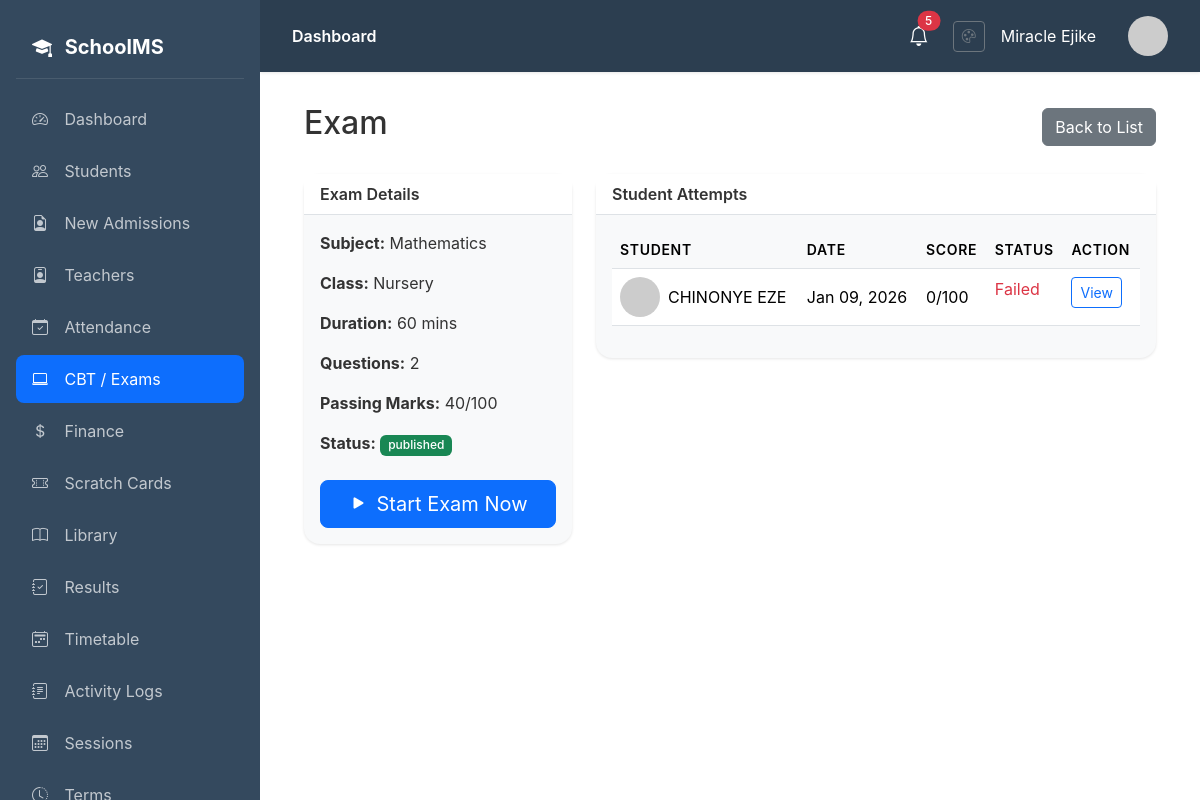
/cbt/exams/2/ (signed in), run on the app's committed database.
### cbt/models.py (models this page shows, shortened)
class Exam(models.Model):
    STATUS_CHOICES = [
        ('draft', 'Draft'),
        ('published', 'Published'),
        ('closed', 'Closed'),
    ]
    title = models.CharField(max_length=200)
    subject = models.ForeignKey(Subject, on_delete=models.CASCADE)
    class_level = models.ForeignKey(ClassLevel, on_delete=models.CASCADE)
    questions = models.ManyToManyField(QuestionBank, related_name='exams')
    duration_minutes = models.IntegerField(default=60)
    total_marks = models.IntegerField(default=100)
    passing_marks = models.IntegerField(default=40)
    instructions = models.TextField(blank=True)
    status = models.CharField(max_length=20, choices=STATUS_CHOICES, default='draft')
    start_datetime = models.DateTimeField(null=True, blank=True)
    end_datetime = models.DateTimeField(null=True, blank=True)
    shuffle_questions = models.BooleanField(default=True)
    show_result = models.BooleanField(default=True)
    created_by = models.ForeignKey(Teacher, on_delete=models.SET_NULL, null=True)
    created_at = models.DateTimeField(auto_now_add=True)

class ExamAttempt(models.Model):
    exam = models.ForeignKey(Exam, on_delete=models.CASCADE, related_name='attempts')
    student = models.ForeignKey(Student, on_delete=models.CASCADE)
    started_at = models.DateTimeField(auto_now_add=True)
    completed_at = models.DateTimeField(null=True, blank=True)
    score = models.IntegerField(default=0)
    total_questions = models.IntegerField(default=0)
    correct_answers = models.IntegerField(default=0)
    is_completed = models.BooleanField(default=False)
    class Meta:
        unique_together = ['exam', 'student']

### core/models.py (models this page shows, shortened)
class Subject(models.Model):
    name = models.CharField(max_length=100)
    code = models.CharField(max_length=10, unique=True)
    class_levels = models.ManyToManyField(ClassLevel, related_name='subjects')
    description = models.TextField(blank=True)
    icon = models.CharField(max_length=50, blank=True, help_text="Bootstrap icon class")

class ClassLevel(models.Model):
    name = models.CharField(max_length=50)
    order = models.IntegerField(default=0)
    class Meta:
        ordering = ['order']

### students/models.py (models this page shows, shortened)
class Student(models.Model):
    GENDER_CHOICES = [('M', 'Male'), ('F', 'Female')]
    STATUS_CHOICES = [('active', 'Active'), ('inactive', 'Inactive'), ('graduated', 'Graduated'), ('transferred', 'Transferred')]
    user = models.OneToOneField(User, on_delete=models.CASCADE, null=True, blank=True)
    admission_number = models.CharField(max_length=20, unique=True)
    first_name = models.CharField(max_length=50)
    last_name = models.CharField(max_length=50)
    other_name = models.CharField(max_length=50, blank=True)
    gender = models.CharField(max_length=1, choices=GENDER_CHOICES)
    date_of_birth = models.DateField()
    admission_date = models.DateField()
    current_class = models.ForeignKey(ClassRoom, on_delete=models.SET_NULL, null=True)
    photo = models.ImageField(upload_to='students/', blank=True, null=True)
    address = models.TextField(blank=True)
    phone = models.CharField(max_length=20, blank=True)
    email = models.EmailField(blank=True)
    status = models.CharField(max_length=20, choices=STATUS_CHOICES, default='active')
    created_at = models.DateTimeField(auto_now_add=True)
    updated_at = models.DateTimeField(auto_now=True)
    parent_name = models.CharField(max_length=100, blank=True)
    parent_phone = models.CharField(max_length=20, blank=True)
    parent_email = models.EmailField(blank=True)
    parent_address = models.TextField(blank=True)
    parent_occupation = models.CharField(max_length=100, blank=True)
    parent_user = models.ForeignKey(User, on_delete=models.SET_NULL, null=True, blank=True, related_name='parent_students')
    qr_code = models.ImageField(upload_to='students/qrcodes/', blank=True, null=True)
    @property
    def full_name(self):
        return f"{self.first_name} {self.last_name}"

### cbt/views.py (the view)
# urls.py: path('exams/<int:pk>/', views.exam_detail, name='exam_detail'),
@login_required
def exam_detail(request, pk):
    exam = get_object_or_404(Exam, pk=pk)
    attempts = exam.attempts.select_related('student').order_by('-started_at')
    return render(request, 'cbt/exam_detail.html', {
        'exam': exam,
        'attempts': attempts,
    })

### templates/cbt/exam_detail.html (shortened to what this page needs)
{% extends 'base.html' %}
{% block content %}
<div class="container mt-4">
    <div class="d-flex justify-content-between align-items-center mb-4">
        <h2>{{ exam.title }}</h2>
        <div>
            <a href="{% url 'cbt:exam_list' %}" class="btn btn-secondary">Back to List</a>
        </div>
    </div>
    <div class="row">
        <div class="col-md-4">
            <div class="card mb-4">
                <div class="card-header">Exam Details</div>
                <div class="card-body">
                    <p><strong>Subject:</strong> {{ exam.subject.name }}</p>
                    <p><strong>Class:</strong> {{ exam.class_level.name }}</p>
                    <p><strong>Duration:</strong> {{ exam.duration_minutes }} mins</p>
                    <p><strong>Questions:</strong> {{ exam.questions.count }}</p>
                    <p><strong>Passing Marks:</strong> {{ exam.passing_marks }}/{{ exam.total_marks }}</p>
                    <p><strong>Status:</strong> <span class="badge bg-{% if exam.status == 'published' %}success{% else %}warning{% endif %}">{{ exam.status }}</span></p>
                    {% if exam.status == 'published' %}
                    <div class="d-grid mt-4">
                        <a href="{% url 'cbt:take_exam' exam.pk %}" class="btn btn-primary btn-lg">
                            <i class="bi bi-play-fill me-2"></i>Start Exam Now
                        </a>
                    </div>
                    {% else %}
                    <div class="alert alert-warning mt-3">
                        <i class="bi bi-info-circle me-2"></i>This exam is not yet published.
                    </div>
                    {% endif %}
                </div>
            </div>
        </div>
        <div class="col-md-8">
            <div class="card">
                <div class="card-header">Student Attempts</div>
                <div class="card-body">
                    <table class="table">
                        <thead>
                            <tr>
                                <th>Student</th>
                                <th>Date</th>
                                <th>Score</th>
                                <th>Status</th>
                                <th>Action</th>
                            </tr>
                        </thead>
                        <tbody>
                            {% for attempt in attempts %}
                            <tr>
                                <td class="align-middle">
                                    <div class="d-flex align-items-center">
                                        {% if attempt.student.photo %}
                                        <img src="{{ attempt.student.photo.url }}" class="avatar me-2" alt="{{ attempt.student.full_name }}">
                                        {% else %}
                                        <img src="https://ui-avatars.com/api/?name={{ attempt.student.full_name }}&background=4f46e5&color=fff" class="avatar me-2" alt="{{ attempt.student.full_name }}">
                                        {% endif %}
                                        <span>{{ attempt.student.full_name }}</span>
                                    </div>
                                </td>
                                <td class="align-middle">{{ attempt.started_at|date:"M d, Y" }}</td>
                                <td class="align-middle">{{ attempt.score }}/{{ exam.total_marks }}</td>
                                <td>
                                    {% if attempt.score >= exam.passing_marks %}
                                    <span class="text-success">Passed</span>
                                    {% else %}
                                    <span class="text-danger">Failed</span>
                                    {% endif %}
                                </td>
                                <td>
                                    <a href="{% url 'cbt:exam_result' attempt.pk %}" class="btn btn-sm btn-outline-primary">View</a>
                                </td>
                            </tr>
                            {% empty %}
                            <tr>
                                <td colspan="5" class="text-center">No attempts yet.</td>
                            </tr>
                            {% endfor %}
                        </tbody>
                    </table>
                </div>
            </div>
        </div>
    </div>
</div>
{% endblock %}

### templates/base.html (shortened to what this page needs)
{% load static %}
<!DOCTYPE html>
<html lang="en">
<head>
    <link href="https://cdn.jsdelivr.net/npm/bootstrap@5.3.2/dist/css/bootstrap.min.css" rel="stylesheet">
    <link href="https://cdn.jsdelivr.net/npm/bootstrap-icons@1.11.1/font/bootstrap-icons.css" rel="stylesheet">
    <link rel="stylesheet" href="{% static 'css/theme.css' %}">
</head>
<body>
    <nav class="sidebar">
        <div class="brand">
            <i class="bi bi-mortarboard-fill me-2"></i>
            SchoolMS
        </div>
        <ul class="nav flex-column">
            <li class="nav-item">
                <a class="nav-link {% if request.resolver_match.url_name == 'dashboard' %}active{% endif %}" href="{% url 'core:dashboard' %}">
                    <i class="bi bi-speedometer2"></i> Dashboard
                </a>
            </li>
            {% if user.profile.role == 'admin' or user.profile.role == 'teacher' %}
            <li class="nav-item">
                <a class="nav-link {% if 'students' in request.path %}active{% endif %}" href="{% url 'students:student_list' %}">
                    <i class="bi bi-people"></i> Students
                </a>
            </li>
            {% endif %}
            {% if user.profile.role == 'admin' %}
            <li class="nav-item">
                <a class="nav-link {% if 'admissions' in request.path %}active{% endif %}" href="{% url 'homepage:admission_list' %}">
                    <i class="bi bi-file-earmark-person"></i> New Admissions
                </a>
            </li>
            <li class="nav-item">
                <a class="nav-link {% if 'teachers' in request.path %}active{% endif %}" href="{% url 'teachers:teacher_list' %}">
                    <i class="bi bi-person-badge"></i> Teachers
                </a>
            </li>
            {% endif %}
            {% if user.profile.role == 'admin' or user.profile.role == 'teacher' or user.profile.role == 'student' %}
            <li class="nav-item">
                <a class="nav-link {% if 'attendance' in request.path %}active{% endif %}" href="{% url 'attendance:dashboard' %}">
                    <i class="bi bi-calendar-check"></i> Attendance
                </a>
            </li>
            {% endif %}
            <li class="nav-item">
                <a class="nav-link {% if 'cbt' in request.path %}active{% endif %}" href="{% url 'cbt:dashboard' %}">
                    <i class="bi bi-laptop"></i> CBT / Exams
                </a>
            </li>
            {% if user.profile.role == 'admin' or user.profile.role == 'accountant' or user.profile.role == 'student' %}
            <li class="nav-item">
                <a class="nav-link {% if 'finance' in request.path %}active{% endif %}" href="{% url 'finance:dashboard' %}">
                    <i class="bi bi-currency-dollar"></i> Finance
                </a>
            </li>
            <li class="nav-item">
                <a class="nav-link {% if 'scratchcard' in request.path %}active{% endif %}" href="{% url 'scratchcard:dashboard' %}">
                    <i class="bi bi-ticket-perforated"></i> Scratch Cards
                </a>
            </li>
            {% endif %}
            {% if user.profile.role == 'admin' or user.profile.role == 'librarian' or user.profile.role == 'teacher' or user.profile.role == 'student' %}
            <li class="nav-item">
                <a class="nav-link {% if 'library' in request.path %}active{% endif %}" href="{% url 'library:dashboard' %}">
                    <i class="bi bi-book"></i> Library
                </a>
            </li>
            {% endif %}
            <li class="nav-item">
                <a class="nav-link {% if 'results' in request.path %}active{% endif %}" href="{% url 'students:results_dashboard' %}">
                    <i class="bi bi-journal-check"></i> Results
                </a>
            </li>
            {% if user.profile.role == 'admin' or user.profile.role == 'teacher' %}
            <li class="nav-item">
                <a class="nav-link {% if 'timetable' in request.path %}active{% endif %}" href="{% url 'timetable:list' %}">
                    <i class="bi bi-calendar2-week"></i> Timetable
                </a>
            </li>
            {% endif %}
            {% if user.profile.role == 'admin' %}
            <li class="nav-item">
                <a class="nav-link {% if 'audit-logs' in request.path %}active{% endif %}" href="{% url 'core:audit_logs' %}">
                    <i class="bi bi-journal-text"></i> Activity Logs
                </a>
            </li>
            <li class="nav-item">
                <a class="nav-link {% if 'sessions' in request.path %}active{% endif %}" href="{% url 'core:session_list' %}">
                    <i class="bi bi-calendar3"></i> Sessions
                </a>
            </li>
            <li class="nav-item">
                <a class="nav-link {% if 'terms' in request.path %}active{% endif %}" href="{% url 'core:term_list' %}">
                    <i class="bi bi-clock-history"></i> Terms
                </a>
            </li>
            {% endif %}
        </ul>
    </nav>
    <main class="main-content">
        <div class="top-bar">
            <div>
                <span class="fw-semibold">{% block page_title %}Dashboard{% endblock %}</span>
            </div>
            <div class="d-flex align-items-center gap-3">
                <div class="dropdown me-2">
                    <button class="btn btn-link text-white position-relative p-0 border-0" type="button" id="notificationBell" data-bs-toggle="dropdown" aria-expanded="false">
                        <i class="bi bi-bell fs-5"></i>
                        <span id="notification-badge" class="position-absolute top-0 start-100 translate-middle badge rounded-pill bg-danger d-none">
                        </span>
                    </button>
                </div>
                <a href="{% url 'accounts:theme_settings' %}" class="btn btn-sm btn-outline-secondary" title="Theme Settings">
                    <i class="bi bi-palette"></i>
                </a>
                <span class="me-3">{{ user.get_full_name|default:user.username }}</span>
                <img src="https://ui-avatars.com/api/?name={{ user.username }}&background=4f46e5&color=fff" class="avatar" alt="Avatar">
            </div>
        </div>
        {% block content %}{% endblock %}
    </main>
</body>
</html>

### data on the page
Exam: title "Exam", subject.name "Mathematics", class_level.name "Nursery", duration_minutes "60", questions.count "2", passing_marks "40", total_marks "100", status "published"
ExamAttempt: student.full_name "CHINONYE EZE", started_at "Jan 09, 2026", score "0", shows "Failed"

### other printed values
{{ user.get_full_name|default:user.username }} "Miracle Ejike"
